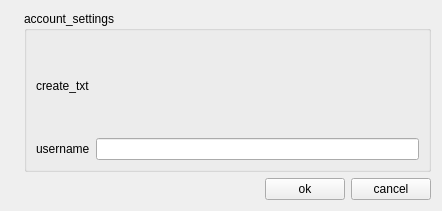
<ui version="4.0" >
 <class>Create</class>
 <widget class="QWidget" name="Create" >
  <property name="geometry" >
   <rect>
    <x>0</x>
    <y>0</y>
    <width>442</width>
    <height>211</height>
   </rect>
  </property>
  <property name="windowTitle" >
   <string>create</string>
  </property>
  <layout class="QGridLayout" >
   <item row="0" column="0" >
    <layout class="QHBoxLayout" >
     <item>
      <widget class="QLabel" name="label_2" >
       <property name="text" >
        <string/>
       </property>
       <property name="pixmap" >
        <pixmap resource="../resources/resources.qrc" >:/create/images/logo.png</pixmap>
       </property>
      </widget>
     </item>
     <item>
      <layout class="QVBoxLayout" >
       <item>
        <widget class="QGroupBox" name="groupBox_2" >
         <property name="title" >
          <string>account_settings</string>
         </property>
         <layout class="QGridLayout" >
          <item row="0" column="0" >
           <layout class="QVBoxLayout" >
            <item>
             <widget class="QLabel" name="label_3" >
              <property name="text" >
               <string>create_txt</string>
              </property>
             </widget>
            </item>
            <item>
             <layout class="QGridLayout" >
              <item row="0" column="0" >
               <widget class="QLabel" name="label" >
                <property name="text" >
                 <string>username</string>
                </property>
               </widget>
              </item>
              <item row="0" column="1" >
               <widget class="QLineEdit" name="username" >
                <property name="maxLength" >
                 <number>20</number>
                </property>
               </widget>
              </item>
             </layout>
            </item>
           </layout>
          </item>
         </layout>
        </widget>
       </item>
       <item>
        <layout class="QHBoxLayout" >
         <item>
          <spacer>
           <property name="orientation" >
            <enum>Qt::Horizontal</enum>
           </property>
           <property name="sizeHint" >
            <size>
             <width>40</width>
             <height>20</height>
            </size>
           </property>
          </spacer>
         </item>
         <item>
          <widget class="QPushButton" name="ok" >
           <property name="text" >
            <string>ok</string>
           </property>
          </widget>
         </item>
         <item>
          <widget class="QPushButton" name="cancel" >
           <property name="text" >
            <string>cancel</string>
           </property>
          </widget>
         </item>
        </layout>
       </item>
      </layout>
     </item>
    </layout>
   </item>
  </layout>
 </widget>
 <tabstops>
  <tabstop>ok</tabstop>
  <tabstop>cancel</tabstop>
 </tabstops>
 <resources>
  <include location="../resources/resources.qrc" />
 </resources>
 <connections/>
</ui>
